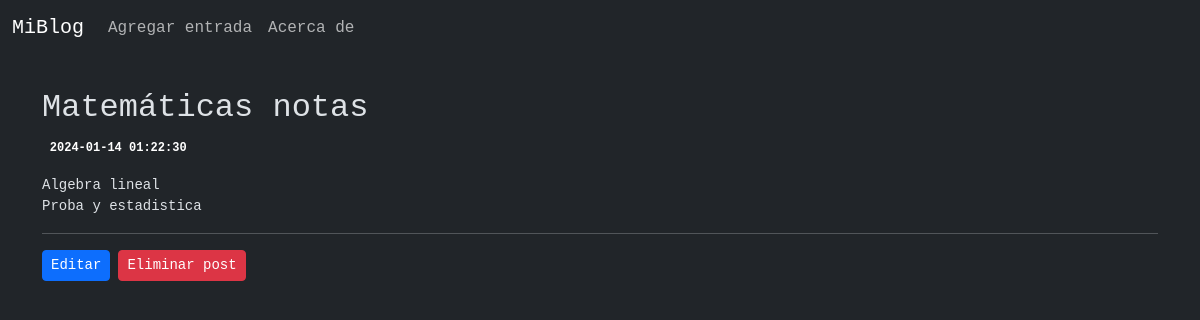
Page /post/7 on the committed database.
### tables this page shows
CREATE TABLE posts (
    id INTEGER PRIMARY KEY AUTOINCREMENT,
    created TIMESTAMP NOT NULL DEFAULT CURRENT_TIMESTAMP,
    title TEXT NOT NULL,
    content TEXT NOT NULL
);

### main.py (the view)
@app.route("/post/<int:id>")
def post(id):
    post = get_post(id)
    return render_template('post.html', post=post)

### main.py (called while the page is built)
def get_db_connection():
    conn = sqlite3.connect('database.db')
    conn.row_factory = sqlite3.Row
    return conn

def get_post(post_id):
    conn = get_db_connection()
    post = conn.execute('SELECT * FROM posts WHERE id = ?',
                        (post_id,)).fetchone()
    conn.close()
    if post is None:
        abort(404)
    return post

### templates/post.html
{% extends 'base.html' %}
{% block content %}
<h2>{% block title %} {{ post['title'] }} {% endblock %}</h2>
<span class="badge badge-primary">{{ post['created'] }}</span>
<p><pre>{{ post['content'] }}</pre></p>
<hr>
<div class="btn-toolbar" >
    <div class="btn-group me-2" role="group">
        <a href="{{ url_for('edit', id=post['id']) }}">
            <button class="btn btn-primary btn-sm">Editar</button>
        </a>
    </div>
    <div class="btn-group me-2" role="group">
        <form action="{{ url_for('delete', id=post['id']) }}" method="POST">
            <input type="submit" value="Eliminar post" class="btn btn-danger btn-sm" onclick="return confirm('¿Seguro?')">
        </form>
    </div>
</div>
{% endblock %}

### static/styles/styles.css (style rules this page uses)
pre { white-space: pre-wrap; white-space: -moz-pre-wrap; white-space: -pre-wrap; white-space: -o-pre-wrap; word-wrap: break-word; }
html * { font-family: "Lucida Console", "Courier New", monospace; }

### rows in the picture
posts: title "Matemáticas notas", created "2024-01-14 01:22:30", content "Algebra lineal Proba y estadistica"
